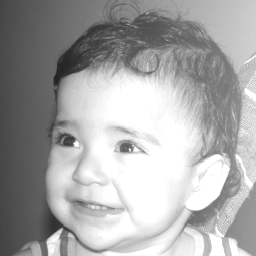
//> input picture Aula_7/biel3.png, 256 x 256 px
$ ./morphic_slider biel3.png   (built with g++ and OpenCV 4)
//> lines starting //> are read from the running program, lines starting //| are printed output that depends on the picture
#include <iostream>
#include <opencv2/opencv.hpp>
#include <cmath>

using namespace cv;
using namespace std;

float gamaL, gamaH, D0, D=0, c=1;

int gamaL_slider = 25;
int gamaL_slider_max = 100;

int gamaH_slider = 1;
int gamaH_slider_max = 100;

int D0_slider = 80;
int D0_slider_max = 100;

char TrackbarName[50];


void deslocaDFT(Mat& image ){
  Mat tmp, A, B, C, D;

  // se a imagem tiver tamanho impar, recorta a regiao para
  // evitar cópias de tamanho desigual
  image = image(Rect(0, 0, image.cols & -2, image.rows & -2));
  int cx = image.cols/2;
  int cy = image.rows/2;

  // reorganiza os quadrantes da transformada
  // A B   ->  D C
  // C D       B A
  A = image(Rect(0, 0, cx, cy));
  B = image(Rect(cx, 0, cx, cy));
  C = image(Rect(0, cy, cx, cy));
  D = image(Rect(cx, cy, cx, cy));

  // A <-> D
  A.copyTo(tmp);  D.copyTo(A);  tmp.copyTo(D);

  // C <-> B
  C.copyTo(tmp);  B.copyTo(C);  tmp.copyTo(B);
}


void on_trackbar_gamaL(int, void*){
  gamaL = (float) gamaL_slider/100;
}

void on_trackbar_gamaH(int, void*){
  gamaH = (float)  gamaH_slider/20;
  gamaH = gamaH +1;
}

void on_trackbar_D0(int, void*){
  D0 = (float) D0_slider;
}

int main(int argvc, char** argv){


  Mat imaginaryInput, complexImage, complexImage2;
  Mat padded;
  Mat image;
  Mat_<float> realInput, zeros;

  int dft_M, dft_N;
  Mat filter, tmp;
  vector<Mat> planos;

  char key;

  namedWindow("homomorphic",WINDOW_KEEPRATIO);

  sprintf(TrackbarName,"Gama L (0.01 - 1)");
  createTrackbar( TrackbarName, "homomorphic",
          &gamaL_slider,
          gamaL_slider_max,
          on_trackbar_gamaL );

  on_trackbar_gamaL(gamaL_slider, 0);

  sprintf(TrackbarName, "Gama H (1 - 6)");
  createTrackbar( TrackbarName, "homomorphic",
          &gamaH_slider,
          gamaH_slider_max,
          on_trackbar_gamaH);

  on_trackbar_gamaH(gamaH_slider, 0 );

  sprintf(TrackbarName, "D0 (1 - 100)");
  createTrackbar(TrackbarName, "homomorphic",
          &D0_slider,
          D0_slider_max,
          on_trackbar_D0);

  on_trackbar_D0(D0_slider, 0 );

  string path = "/home/dan/opencv-3.4.1/scratch/images/";
  path.append(argv[1]);

  image= imread(path,CV_LOAD_IMAGE_GRAYSCALE);
//> image is the input picture: 256 rows x 256 cols, CV_8UC1; min 36, max 255, mean 167.1

    if(!image.data){
      std::cout << "imagem nao carregou corretamente\n";
      return(-1);
    }

    dft_M = getOptimalDFTSize(image.rows);
//> dft_M = 256
    dft_N = getOptimalDFTSize(image.cols);
//> dft_N = 256

    // realiza o padding da imagem
    copyMakeBorder(image, padded, 0,
                   dft_M - image.rows, 0,
                   dft_N - image.cols,
                   BORDER_CONSTANT, Scalar::all(0));

    // prepara a matriz complexa para ser preenchida
    complexImage = Mat(padded.size(), CV_32FC2, Scalar(0));

    // componente real da matriz
    realInput = Mat_<float>(padded);

    for(int i=0; i<dft_M; i++){
      for(int j=0; j<dft_N; j++){

        realInput.at<float>(i,j) = log(realInput.at<float>(i,j)+1);

      }
    }
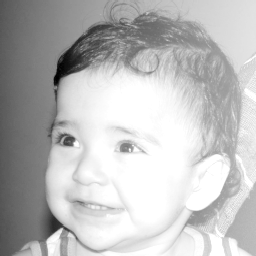
//> realInput: 256 rows x 256 cols, CV_32FC1; min 3.61, max 5.55, mean 5.04; drawn with min black and max white

    // parte imaginaria da matriz complexa (preenchida com zeros)
    zeros = Mat_<float>::zeros(padded.size());

    planos.push_back(realInput);
    planos.push_back(zeros);
//> planos[1]: 256 rows x 256 cols, CV_32FC1; every value is 0

    // combinar componentes da imagem
    merge(planos, complexImage);

    while(1){

    planos.clear();
    complexImage2 = complexImage.clone();

    // preparar filtro
    filter = complexImage2.clone();

    // cria uma matriz temporária para criar as componentes real
    // e imaginaria do filtro ideal
    tmp = Mat(dft_M, dft_N, CV_32F);

    // prepara o filtro homomorfico
    for(int i=0; i<dft_M; i++){
      for(int j=0; j<dft_N; j++){

        D = sqrt(((i - dft_M/2)*(i - dft_M/2))+((j - dft_N/2)*(j - dft_N/2)));

        tmp.at<float>(i,j) = (gamaH - gamaL)*(1 - exp(-1*c*((D*D)/(D0*D0)))) + gamaL;

      }
    }
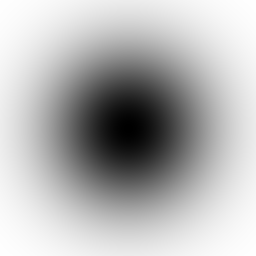
//> tmp: 256 rows x 256 cols, CV_32FC1; min 0.25, max 1.05, mean 0.816; drawn with min black and max white
//> after the loop, D = 179.6

    // cria a matriz com as componentes do filtro e junta
    // ambas em uma matriz multicanal complexa
    Mat comps[]= {tmp, tmp};
    merge(comps, 2, filter);

    // calcula o dft
    dft(complexImage2, complexImage2);

    // realiza a troca de quadrantes
    deslocaDFT(complexImage2);

    // aplica o filtro frequencial
    mulSpectrums(complexImage2,filter,complexImage2,0);

    // troca novamente os quadrantes
    deslocaDFT(complexImage2);

    // calcula a DFT inversa
    idft(complexImage2, complexImage2);

    // limpa o array de planos
    planos.clear();

    // separa as partes real e imaginaria da
    // imagem filtrada
    split(complexImage2, planos);
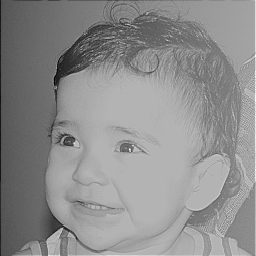
//> planos[0]: 256 rows x 256 cols, CV_32FC1; min 51263.8, max 107636.9, mean 82541; drawn with min black and max white

    // normaliza para poder calcular a exponenical
    normalize(planos[0], planos[0], 0, 1, CV_MINMAX);
    exp(planos[0],planos[0]);
    // normaliza para a exibicao da imagem
    normalize(planos[0], planos[0], 0, 1, CV_MINMAX);
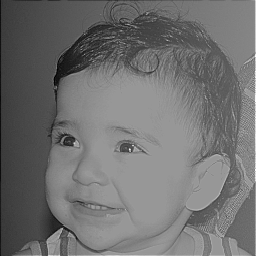
//> planos[0]: 256 rows x 256 cols, CV_32FC1; min 0, max 1, mean 0.441

    imshow("homomorphic", planos[0]);

    key = (char) waitKey(10);
//> the Esc key is pressed

    if( key == 27 ){
    	imwrite("homomorphic.png",planos[0]);
    	break; // esc pressed!
    }

  }

  return 0;
}
